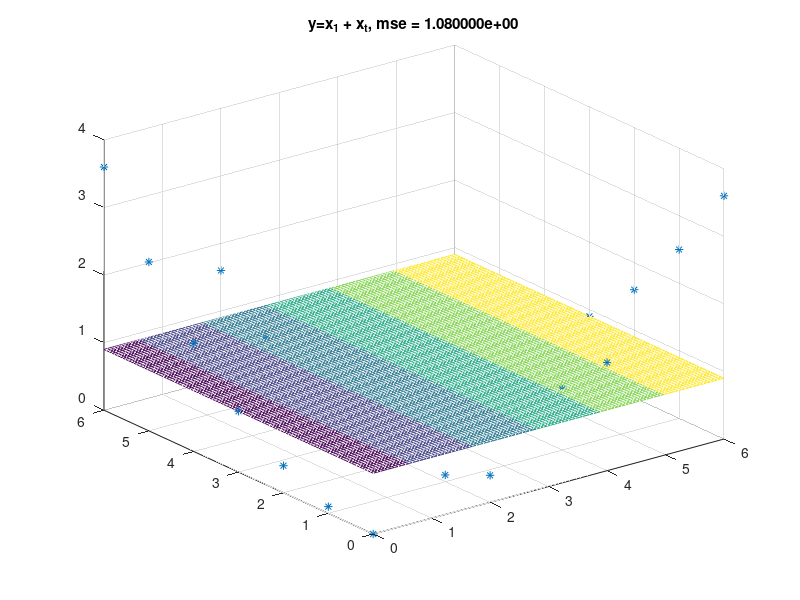
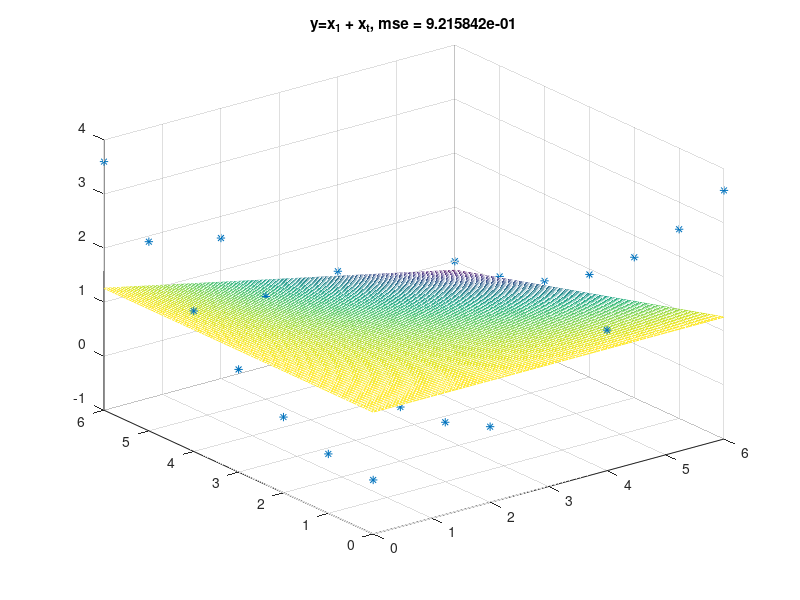
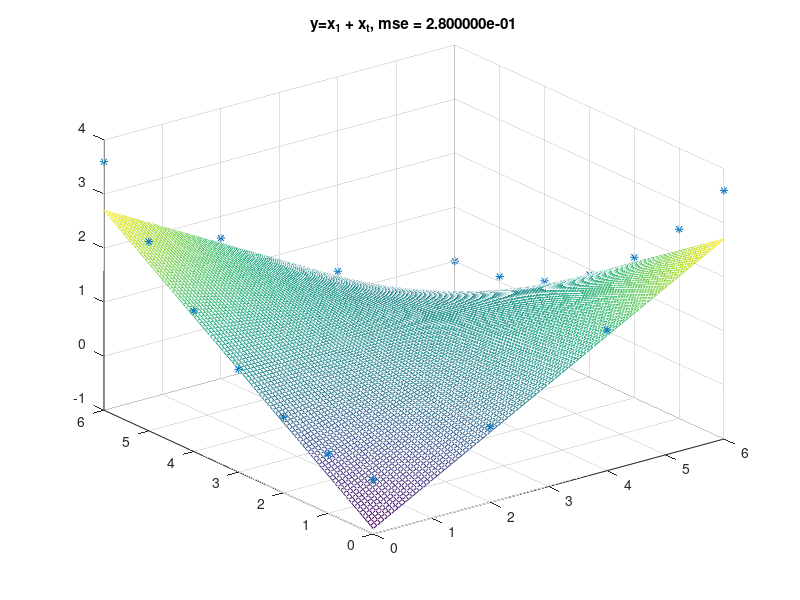
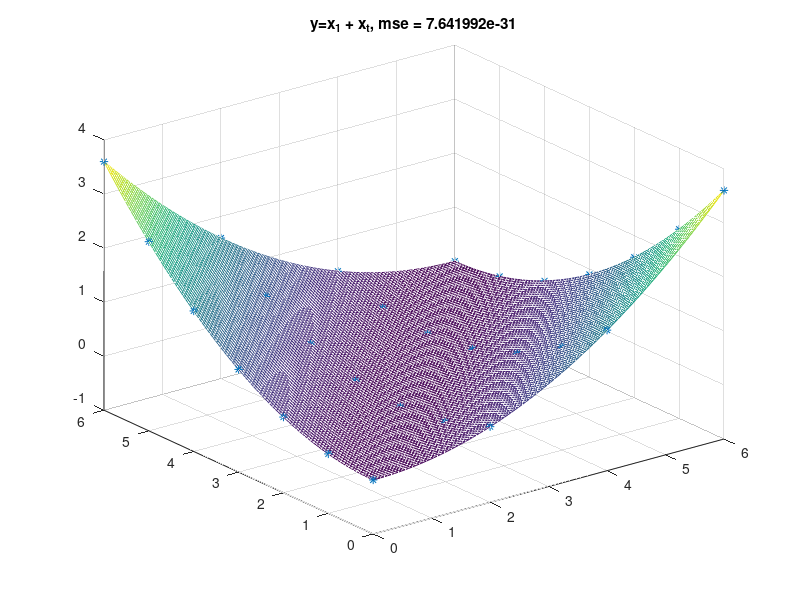

The MATLAB source for these figures, in order:
clc
close all
clearvars

x = [0 0 0
     0 1 0.1
     0 2 0.4
     0 3 0.9
     0 4 1.6
     0 5 2.5
     0 6 3.6
     2 0 0.4
     2 1 0.1
     2 2 0
     2 3 0.1
     2 4 0.4
     2 5 0.9
     2 6 1.6
     4 0 1.6
     4 1 0.9
     4 2 0.4
     4 3 0.1
     4 4 0
     4 5 0.1
     4 6 0.4
     6 0 3.6
     6 1 2.5
     6 2 1.6
     6 3 0.9
     6 4 0.4
     6 5 0.1
     6 6 0]';

[x1,x2] = meshgrid(linspace(0,6));
n = size(x,2);
z1 = x1(:)';
z2 = x2(:)';

% 1.
X = [ones(1,n);x(1,:);x(2,:)];
A = x(3,:)*X' / (X * X');

blad = mean((A*X - x(3,:)).^2);

X = [ones(1,length(z1));z1;z2];
x3 = reshape(A*X,size(x1));

figure
mesh(x1,x2,x3)
hold on
plot3(x(1,:),x(2,:),x(3,:),'*')
title(sprintf('y=x_1 + x_t, mse = %e', blad))

% 2.
X = [ones(1,n);x(1,:).*x(2,:)];
A = x(3,:)*X' / (X * X');

blad = mean((A*X - x(3,:)).^2);

X = [ones(1,length(z1));z1.*z2];
x3 = reshape(A*X,size(x1));

figure
mesh(x1,x2,x3)
hold on
plot3(x(1,:),x(2,:),x(3,:),'*')
title(sprintf('y=x_1 + x_t, mse = %e', blad))

% 3.
X = [ones(1,n);x(1,:);x(2,:);x(1,:).*x(2,:)];
A = x(3,:)*X' / (X * X');

blad = mean((A*X - x(3,:)).^2);

X = [ones(1,length(z1));z1;z2;z1.*z2];
x3 = reshape(A*X,size(x1));

figure
mesh(x1,x2,x3)
hold on
plot3(x(1,:),x(2,:),x(3,:),'*')
title(sprintf('y=x_1 + x_t, mse = %e', blad))

% 4.
X = [ones(1,n);x(1,:);x(2,:);x(1,:).*x(2,:);x(1,:).^2;x(2,:).^2];
A = x(3,:)*X' / (X * X');

blad = mean((A*X - x(3,:)).^2);

X = [ones(1,length(z1));z1;z2;z1.*z2;z1.^2;z2.^2];
x3 = reshape(A*X,size(x1));

figure
mesh(x1,x2,x3)
hold on
plot3(x(1,:),x(2,:),x(3,:),'*')
title(sprintf('y=x_1 + x_t, mse = %e', blad))

% 5.
X = [ones(1,n);x(1,:).^4;x(2,:).^4;x(1,:).*x(2,:)];
A = x(3,:)*X' / (X * X');

blad = mean((A*X - x(3,:)).^2);

X = [ones(1,length(z1));z1.^4;z2.^4;z1.*z2];
x3 = reshape(A*X,size(x1));

figure
mesh(x1,x2,x3)
hold on
plot3(x(1,:),x(2,:),x(3,:),'*')
title(sprintf('y=x_1 + x_t, mse = %e', blad))